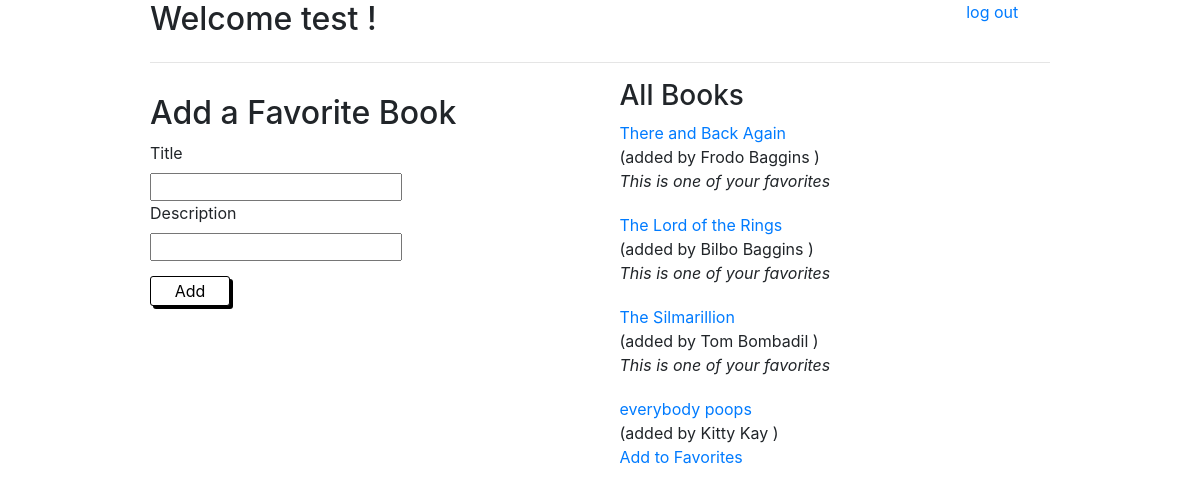
/books (signed in), run on the app's committed database.
### fav_books_app/models.py (models this page shows)
class Users(models.Model):
    first_name = models.CharField(max_length=80)
    last_name = models.CharField(max_length=80)
    email = models.CharField(max_length=255)
    password = models.CharField(max_length=255)
    created_at = models.DateTimeField(auto_now_add=True)
    updated_at = models.DateTimeField(auto_now=True)
    objects = UsersManager()

class Books(models.Model):
    title = models.CharField(max_length=255)
    description = models.CharField(max_length=255)
    uploaded_by = models.ForeignKey(Users, related_name="books_uploaded", on_delete=models.CASCADE)
    users_likes = models.ManyToManyField(Users, related_name="liked_books")
    created_at = models.DateTimeField(auto_now_add=True)
    updated_at = models.DateTimeField(auto_now=True)
    objects = BooksManager()

### fav_books_app/views.py (the view)
# urls.py: path('books', views.books),
def books(request):
    if 'u_id' not in request.session:
        return redirect('/')
    context = {
        'user': Users.objects.get(id=request.session['u_id']),
        'books_list': Books.objects.all(),
    }
    return render(request, 'books.html', context)

### fav_books_app/templates/books.html (shortened to what this page needs)
<!DOCTYPE html>
<html lang="en">
<head>
    <link rel="stylesheet" href="https://stackpath.bootstrapcdn.com/bootstrap/4.5.2/css/bootstrap.min.css">
    {% load static %}
    <link rel="stylesheet" href="{% static 'style.css' %}">
    <link rel="stylesheet" href="{% static 'bstyle.css' %}">
</head>
<body>
    <div class="wrapper">
        <div class="header">
            <h2>Welcome {{user.first_name}} !</h2>
            <a href="/logout">log out</a>
        </div>
        <hr>
        <form action="/add_book" method="POST" class="add_book">
            <h2>Add a Favorite Book</h2>
            <label for="title">Title</label><input type="text" name="title">
            <label for="description">Description</label><input type="text" name="desc">
            <button type="submit">Add</button>
        </form>
        <div class="book_list">
            <h3>All Books</h3>
            {% for book in books_list %}
            <ul>
                <li><a href="/book_info/{{book.id}}">{{book.title}}</a></li>
                <li>(added by {{book.uploaded_by.first_name}} {{book.uploaded_by.last_name}} )</li>
                {% if user not in book.users_likes.all %}
                    <li><a href="/favorite/{{book.id}}">Add to Favorites</a></li>
                {% else %}
                    <li><span>This is one of your favorites</span></li>
                {% endif %}
            </ul>
            {% endfor %}
        </div>
    </div>
</body>
</html>

### fav_books_app/static/style.css (style rules this page uses)
* { margin: 0; padding: 0; }
.wrapper { width: 900px; margin: auto; }
button { width: 80px; height: 30px; background-color: white; color: black; border: 1px solid black; box-shadow: 3px 3px black; border-radius: 3px; margin-left: 71%; }

### fav_books_app/static/bstyle.css (style rules this page uses)
.header h2, a { display: inline-block; vertical-align: top; }
.header a { margin-left: 65%; }
.add_book, .book_list { width: 45%; display: inline-block; vertical-align: top; }
.add_book { margin: 15px 60px 0 0; }
.add_book label, input { display: block; }
.add_book button { margin: 15px 0 0 0; }
span { font-style: italic; }
ul { list-style-type: none; margin-bottom: 20px; }

### data on the page
Users: first_name "test"
Books: title "There and Back Again", uploaded_by.first_name "Frodo", uploaded_by.last_name "Baggins", shows "This is one of your favorites"
Books: title "The Lord of the Rings", uploaded_by.first_name "Bilbo", uploaded_by.last_name "Baggins", shows "This is one of your favorites"
Books: title "The Silmarillion", uploaded_by.first_name "Tom", uploaded_by.last_name "Bombadil", shows "This is one of your favorites"
Books: title "everybody poops", uploaded_by.first_name "Kitty", uploaded_by.last_name "Kay"
